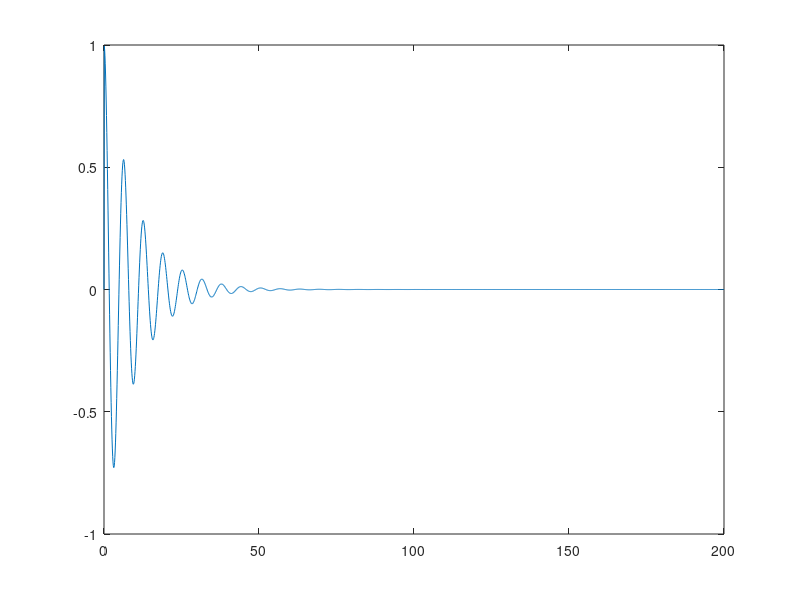

MATLAB code for this plot:
% RK-4 method applied to solve vibration problem with viscous damping
clear all 
clc
x0=1.0; y0=0; k=1.0; m=1.0; c=0.2; dt=0.1; w=0.3; t0=0.0; a=0;
for i=1:2000
    x1=x0; y1=y0; t1=t0;
    g1=(1/m)*(a*sin(w*t1)-k*x1-c*y1);
    f1=y1;
    x2=x0+(dt/2)*f1; y2=y0+(dt/2)*g1; t2=t1+(dt/2); 
    f2=y2;
    g2=(1/m)*(a*sin(w*t2)-k*x2-c*y2);
    x3=x0+(dt/2)*f2; y3=y0+(dt/2)*g1; t3=t2;
    f3=y3;
    g3=(1/m)*(a*sin(w*t3)-k*x3-c*y3);
    x4=x0+dt*f3; y4=y0+dt*g3; t4=t1+dt;
    f4=y4;
    g4=(1/m)*(a*sin(w*t4)-k*x4-c*y4);
    
    x(i+1)=x0+dt*(f1+2*f2+2*f3+f4)/6;
    y(i+1)=y0+dt*(g1+2*g2+2*g3+g4)/6;
    t(i+1)= t1+dt;
    
    t0=t1+dt; x0=x(i+1); y0=y(i+1);
end
plot(t,x)
  